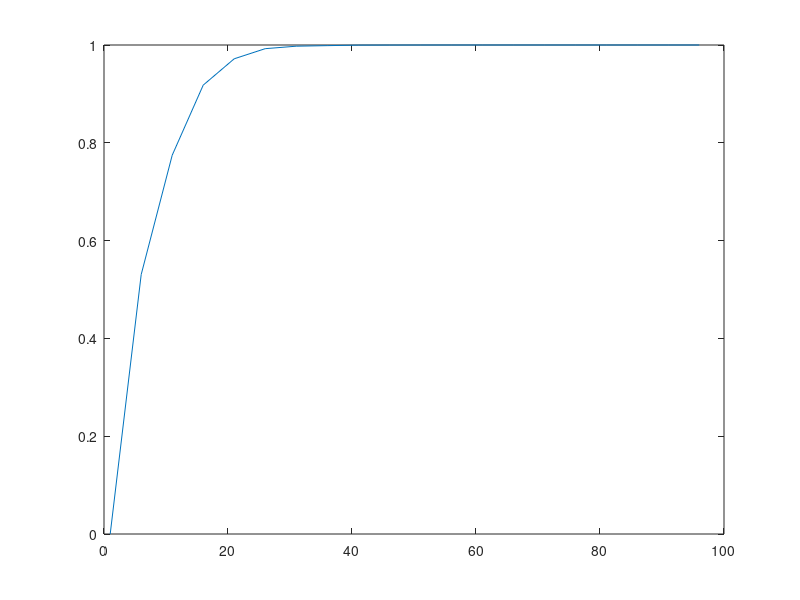

Write MATLAB code to recreate this figure.
clear;
clc;
i=sqrt(-1);


M =[0 1 1 1 1 0 0 0; 
    1 0 1 1 0 1 0 0; 
    1 1 0 1 0 0 1 0; 
    1 1 1 0 0 0 0 1;
    1 0 0 0 0 1 0 1;
    0 1 0 0 1 0 1 0;
    0 0 1 0 0 1 0 1;
    0 0 0 1 1 0 1 0]; 

step=100;

T=1:5:step; %Polya number parameter

initial_node=4; % We initialize the walker from this node 

V = size(M,1);
d = sum(M,2);

f = cell(V,1);

 for r=1:V
 f{r}=find(M(r,:));
 end
 
% Probability amplitute matrix
A=zeros(V,V);
Atemp=zeros(V,V);


%initial state
for h=1:d(initial_node)
A(initial_node,f{initial_node}(h)) = 1/sqrt(d(initial_node));
end

%%%%%%%%%%%%%%%%%%%%%%%%%%%%
%Grover Coin
%%%%%%%%%%%%%%%%%%%%%%%%%%%%

P=ones(1,length(T)); %Polya number calculation
X=1;
Y=1;

for t=1:step

for x=1:V
    for r=1:d(x)
        for s=1:d(x)
            if (r==s) 
                Atemp(x,(f{x}(r))) = Atemp(x,(f{x}(r)))+ A(x,(f{x}(s)))*(1/d(x))*(2-d(x));
            else
                Atemp(x,(f{x}(r))) = Atemp(x,(f{x}(r)))+ A(x,(f{x}(s)))*(2/d(x));
            end
        end
    end
end

A = transpose(Atemp);
Atemp = zeros(V,V);

        %Polya number calculation
        X=X*(1-A(initial_node,:)*conj(transpose(A(initial_node,:))));
        if sum(T==t)
            P(1,Y) = 1-X;
            Y=Y+1;
        end

end


%%%%%%%%%%%%%%%%%%%%%%%%%%%%
%Fourier Coin
%%%%%%%%%%%%%%%%%%%%%%%%%%%%

% P=ones(1,length(T)); %Polya number calculation
% X=1;
% Y=1;
% 
% for t=1:step
%    for x=1:V % Select the vertex
%     for r=1:d(x)
%         for s=1:d(x)
%             Atemp(x,(f{x}(r))) = Atemp(x,(f{x}(r)))+ A(x,(f{x}(s)))*(1/sqrt(d(x)))*exp((2*pi*i*(r-1)*(s-1))/d(x));
%         end
%     end
%    end    
%  %end
% A = transpose(Atemp);
% Atemp = zeros(V,V);
% 
%         %Polya number calculation
%         X=X*(1-A(5,:)*conj(transpose(A(5,:))));
%         if sum(T==t)
%             P(1,Y) = 1-X;
%             Y=Y+1;
%         end
% 
% end


plot(T,P)




